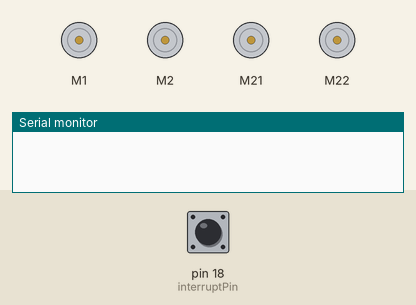
Recording of a sketch running on a simulated Arduino Mega 2560, built with avr-gcc and run on an emulated ATmega2560. Shown: 4 × DC motor (green arrow = forward, orange = backward, longer = faster), the last lines printed to the serial monitor. Inputs (shaded band) come from the test bench; at power-on: pin 18 (interruptPin) HIGH.

Above: at 0.1 s.
At 2.1 s:
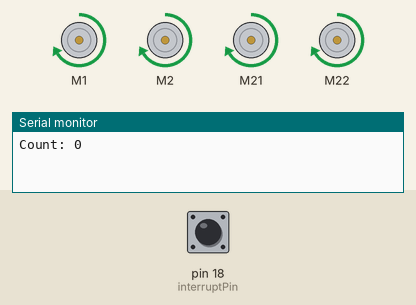
Timing chart, 0 to 3.6 s (numbered marks = the images above):
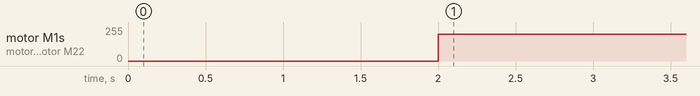

Measured:
- by itself, motor M1, motor M2, motor M21, motor M22: stopped → forward 200/255 at 2.0 s

The sketch:

arduino_program.ino
```cpp
#include "MeMegaPi.h"

const byte interruptPin = 18;
const byte NE1 = 31;

uint8_t motorSpeed = 200;  // increase motor speed

long count = 0;

unsigned long time;
unsigned long last_time;

// Define 4 motor objects
MeMegaPiDCMotor motor1(PORT1B);
MeMegaPiDCMotor motor2(PORT2B);
MeMegaPiDCMotor motor3(PORT3B);
MeMegaPiDCMotor motor4(PORT4B);

void setup()
{
    pinMode(interruptPin, INPUT_PULLUP);
    pinMode(NE1, INPUT);
    attachInterrupt(digitalPinToInterrupt(interruptPin), blink, RISING);
    Serial.begin(9600);

    // (Optional) small delay to allow serial to connect
    delay(2000);
}

void loop()
{
    // Run all 4 motors
    motor1.run(motorSpeed);
    motor2.run(motorSpeed);
    motor3.run(motorSpeed);
    motor4.run(motorSpeed);

    time = millis();
    if (time - last_time > 2000)
    {
        Serial.print("Count: ");
        Serial.println(count);
        last_time = time;
    }
}

void blink()
{
    if (digitalRead(NE1) > 0)
        count++;
    else
        count--;
}
```
